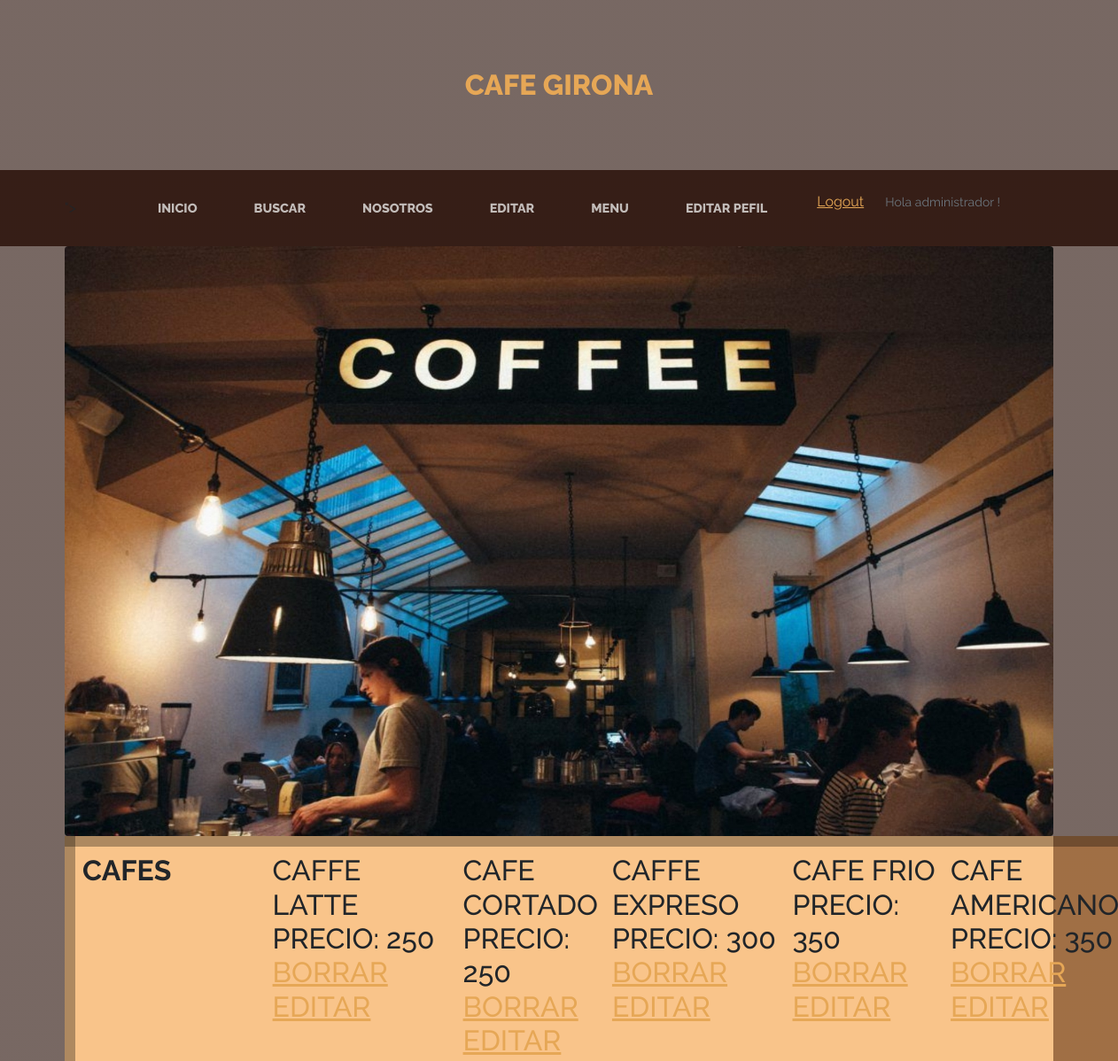
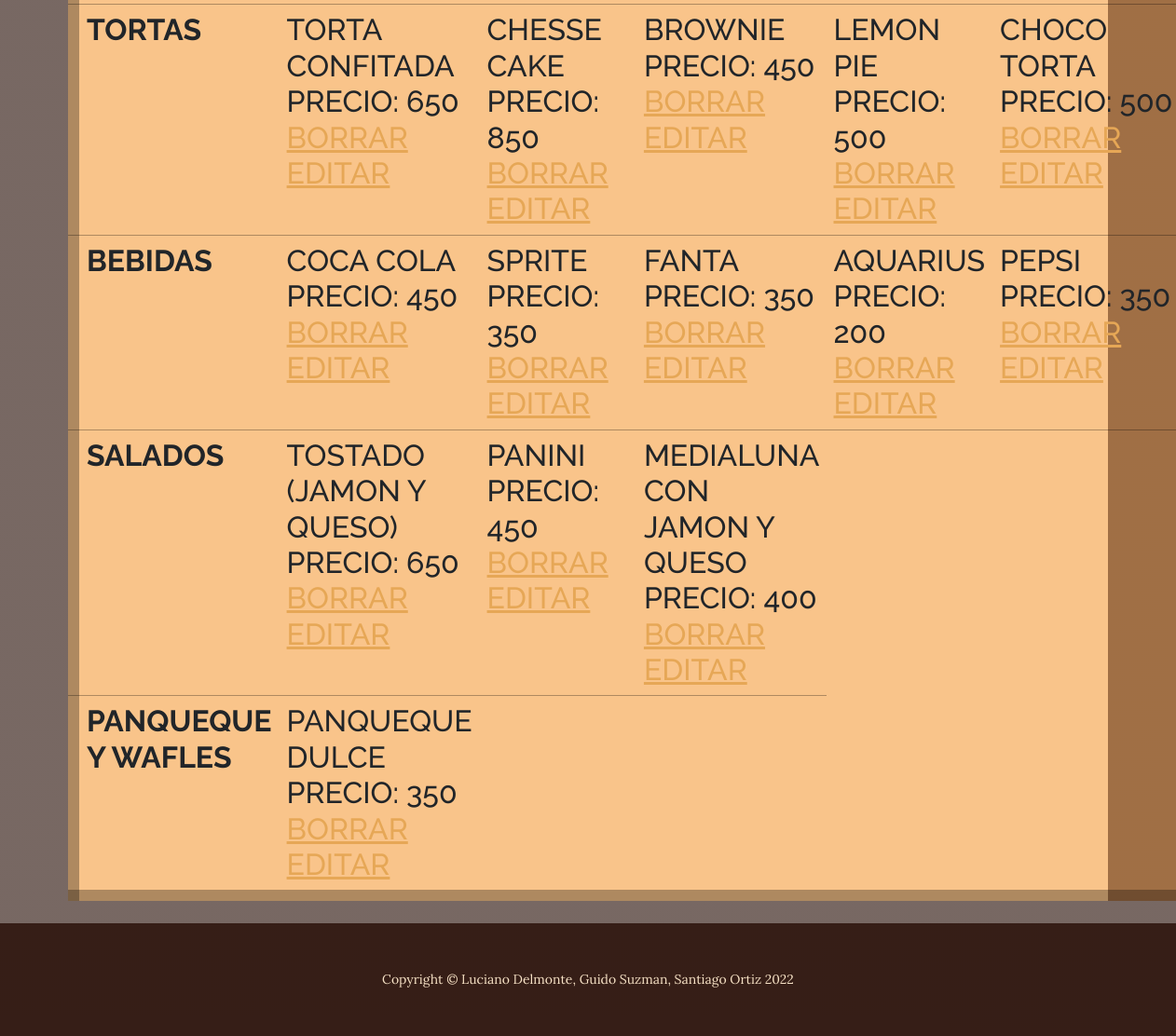
The page /menu/ (signed in) on the database its author committed (2 pictures, top to bottom).
### app_tienda/models.py (models this page shows)
class Cafe(models.Model):
    nombre_cafe =  models.CharField(max_length=50)
    precio = models.IntegerField()
    descripcion = models.CharField(max_length = 100)
    def __str__(self):
        return f"{self.nombre_cafe} Precio: {self.precio}"

class Torta(models.Model):
    nombre_torta = models.CharField(max_length = 50)
    precio = models.IntegerField()
    descripcion = models.CharField(max_length = 100)
    def __str__(self):
        return f"{self.nombre_torta} Precio: {self.precio} "

class Bebidas(models.Model):
    nombre_bebida = models.CharField(max_length = 100)
    precio = models.IntegerField()
    def __str__(self):
        return f"{self.nombre_bebida} Precio: {self.precio}"

class Salados(models.Model):
    nombre_salados = models.CharField(max_length=100)
    precio = models.IntegerField()
    def __str__(self):
        return f"{self.nombre_salados} Precio: {self.precio}"

class Panqueques_Wafles(models.Model):
    nombre_PW = models.CharField(max_length= 100)
    precio = models.IntegerField()
    def __str__(self):
        return f"{self.nombre_PW} Precio: {self.precio}"

### app_tienda/views.py (the view)
# urls.py: path("menu/", vista_menu_cafes, name= "app_tienda-menu"),
def vista_menu_cafes(request):
    cafes = Cafe.objects.all()
    tortas = Torta.objects.all()
    bebida = Bebidas.objects.all()
    salados = Salados.objects.all()
    pan_waf = Panqueques_Wafles.objects.all()
    contexto = {"cafes": cafes, "tortas": tortas, "bebida": bebida, "salados": salados, "pan_waf": pan_waf}
    return render(request, "app_tienda/menu.html", contexto)

### app_tienda/templates/app_tienda/menu.html
{% extends 'app_tienda/menutemplate.html' %}
{% block contenido %}
<table class="table" style="background: rgba(255, 128, 0, 0.3); border: 12px solid rgba(0, 0, 0, 0.3);">
    <tr>
        <th>cafes</th>
    {% for c in cafes %}
        <td>{{c}} <a class="" href="{% url 'app_tienda-borrar-menu' c.id %}">Borrar</a> <a  href="{% url 'app_tienda-editar-cafe' c.id %}">Editar</a></td>
    {% endfor %}
    </tr>
    <tr>
        <th>tortas</th>
    {% for t in tortas %}
        <td>{{t}} <a  href="{% url 'app_tienda-borrar-menu-torta' t.id %}">Borrar</a> <a  href="{% url 'app_tienda-editar-torta' t.id %}">Editar</a></td>
    {% endfor %}
    </tr>
    <tr>
        <th>bebidas</th>
    {% for b in bebida %}
        <td> {{b}} <a href="{% url 'app_tienda-borrar-menu-bebida' b.id %}">Borrar</a> <a  href="{% url 'app_tienda-editar-bebida' b.id %}">Editar</a></td>
    {% endfor %}
    </tr>
    <tr>
        <th>salados</th>
    {% for s in salados %}
        <td> {{s}} <a href="{% url 'app_tienda-borrar-menu-salados' s.id %}">Borrar</a> <a  href="{% url 'app_tienda-editar-salados' s.id %}">Editar</a> </td>
    {% endfor %}
    </tr>
    <tr>
        <th>Panqueque y wafles</th>
    {% for pw in pan_waf %}
        <td> {{pw}} <a href="{% url 'app_tienda-borrar-menu-pan_waf' pw.id %}">Borrar</a> <a  href="{% url 'app_tienda-editar-Panqueques y Waffles' pw.id %}">Editar</a> </td>
    {% endfor %}
    </tr>
</table>
{% endblock %}

### app_tienda/templates/app_tienda/menutemplate.html (shortened to what this page needs)
<!DOCTYPE html>
<html lang="en">
    <head>
       {% load static %}
        <link href="{% static 'app_tienda/css/styles.css' %}" rel="stylesheet" />
    </head>
    <body>
        <header>
            <h1 class="site-heading text-center text-faded d-none d-lg-block">
                <span class="site-heading-upper text-primary mb-3">Cafe Girona </span>
                </h1>
        </header>
        <nav class="navbar navbar-expand-lg navbar-dark py-lg-4" id="mainNav">
            <div class="container">
                <div class="collapse navbar-collapse" id="navbarSupportedContent">
                    <ul class="navbar-nav mx-auto">
                        <li class="nav-item px-lg-4"><a class="nav-link text-uppercase" href="{% url 'app_tienda-inicio' %} ">Inicio</a></li>
                        <li class="nav-item px-lg-4"><a class="nav-link text-uppercase" href="{% url 'app_tienda-busqueda-torta' %}">Buscar</a></li>
                        <li class="nav-item px-lg-4"><a class="nav-link text-uppercase" href="{% url 'app_tienda-nosotros' %}">Nosotros</a></li>
                        {% if request.user.is_authenticated %}
                            <li class="nav-item px-lg-4"><a class="nav-link text-uppercase" href="{% url 'app_tienda-vista-admin' %}">Editar</a></li>
                            <li class="nav-item px-lg-4"><a class="nav-link text-uppercase" href="{% url 'app_tienda-menu' %} ">Menu</a></li>
                            <li class="nav-item px-lg-4"><a class="nav-link text-uppercase" href="{% url 'auth-edit_profile' %}">editar pefil</a></li>
                            <a class="nav-item px-lg-4" href="{% url 'auth-logout' %}">Logout</a>
                            <p class="small text-muted mb-4 mb-lg-0""> Hola {{request.user.username}} ! </p>
                        {% else %}
                            <li class="nav-item px-lg-4"><a class="nav-link text-uppercase" href="{% url 'auth-login' %}">Iniciar Sesion</a></li>
                            <li class="nav-item px-lg-4"><a class="nav-link text-uppercase" href="{% url 'auth-register' %} ">Registrarse</a></li>
                        {% endif %}
                    </ul>
                </div>
            </div>
        </nav>
        <section class="">
            <div class="container">
                <div class="">
                    <img class="intro-img img-fluid mb-3 mb-lg-0 rounded" src="{% static 'app_tienda/assets/img/coffe_01.jpg' %}" alt="..." />
                    <div class=" left-0 bg-faded ">
                        <h2 class="section-heading mb-4">
        {% block contenido %}
        {% endblock %}
        </section>
        <footer class="footer text-faded text-center py-5">
            <div class="container"><p class="m-0 small">Copyright &copy; Luciano Delmonte, Guido Suzman, Santiago Ortiz 2022</p></div>
        </footer>
    </body>
</html>

### rows shown on the page
Cafe: nombre_cafe+precio "CAFFE LATTE PRECIO: 250"
Cafe: nombre_cafe+precio "CAFE CORTADO PRECIO: 250"
Cafe: nombre_cafe+precio "CAFFE EXPRESO PRECIO: 300"
Cafe: nombre_cafe+precio "CAFE FRIO PRECIO: 350"
Cafe: nombre_cafe+precio "CAFE AMERICANO PRECIO: 350"
Torta: nombre_torta+precio "TORTA CONFITADA PRECIO: 650"
Torta: nombre_torta+precio "CHESSE CAKE PRECIO: 850"
Torta: nombre_torta+precio "BROWNIE PRECIO: 450"
Torta: nombre_torta+precio "LEMON PIE PRECIO: 500"
Torta: nombre_torta+precio "CHOCO TORTA PRECIO: 500"
Bebidas: nombre_bebida+precio "COCA COLA PRECIO: 450"
Bebidas: nombre_bebida+precio "SPRITE PRECIO: 350"
Bebidas: nombre_bebida+precio "FANTA PRECIO: 350"
Bebidas: nombre_bebida+precio "AQUARIUS PRECIO: 200"
Bebidas: nombre_bebida+precio "PEPSI PRECIO: 350"
Salados: nombre_salados+precio "TOSTADO (JAMON Y QUESO) PRECIO: 650"
Salados: nombre_salados+precio "PANINI PRECIO: 450"
Salados: nombre_salados+precio "MEDIALUNA CON JAMON Y QUESO PRECIO: 400"
Panqueques_Wafles: nombre_PW+precio "PANQUEQUE DULCE PRECIO: 350"

### other values the page prints
{{ request.user.username }} "administrador"
